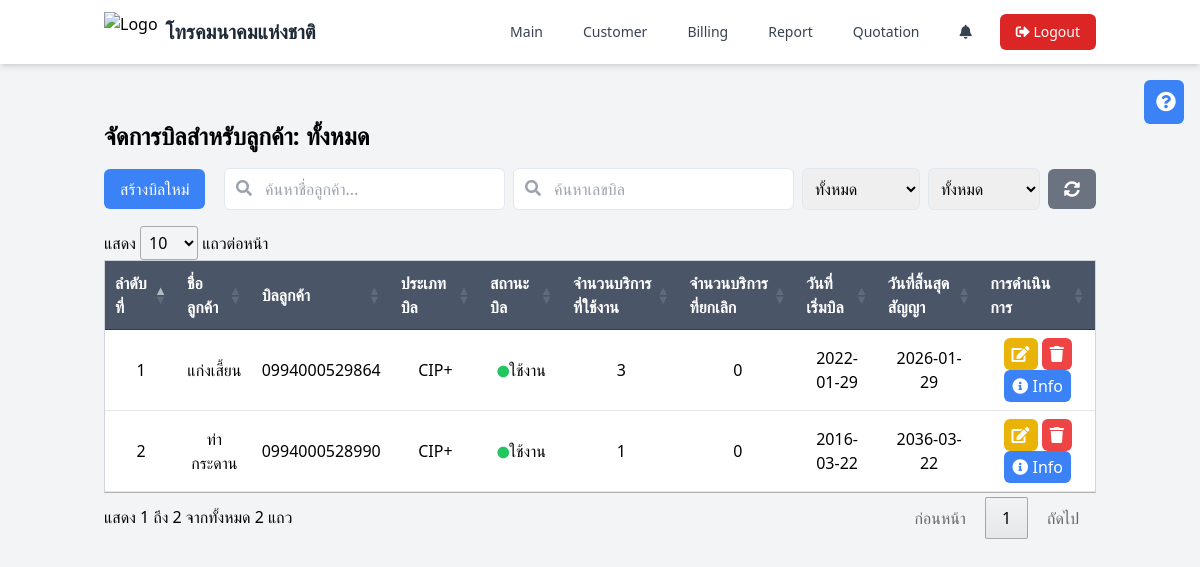
/page/bill.php (signed in), run on the app's committed database.
### tables this page shows
CREATE TABLE `bill_customer` (
  `id_bill` int(11) NOT NULL,
  `number_bill` varchar(50) DEFAULT NULL,
  `type_bill` enum('CIP+','Special Bill','Nt1') DEFAULT NULL,
  `status_bill` enum('ใช้งาน','ยกเลิกใช้งาน') DEFAULT NULL,
  `id_customer` int(11) DEFAULT NULL,
  `create_at` date DEFAULT NULL,
  `update_at` date DEFAULT NULL,
  `date_count` int(11) DEFAULT NULL,
  `end_date` date DEFAULT NULL,
  `contact_count` int(11) DEFAULT 0,
  `contact_status` enum('ยังไม่ได้เลือก','ต่อสัญญา','ยกเลิกสัญญา') DEFAULT 'ยังไม่ได้เลือก'
);

CREATE TABLE `customers` (
  `id_customer` int(11) NOT NULL,
  `name_customer` varchar(100) DEFAULT NULL,
  `phone_customer` varchar(50) DEFAULT NULL,
  `status_customer` enum('ใช้งาน','ไม่ได้ใช้งาน') DEFAULT NULL,
  `id_address` int(11) DEFAULT NULL,
  `create_at` datetime DEFAULT NULL,
  `update_at` datetime DEFAULT NULL,
  `id_customer_type` int(11) DEFAULT NULL
);

### page/bill.php (the view, shortened to what this page needs)
<?php
require_once '../function/functions.php';
$id_customer = isset($_POST['id_customer']) ? intval($_POST['id_customer']) : 0;
$customer_name = '';
$sql = "SELECT
            c.name_customer AS customer_name,
            b.id_bill,
            b.number_bill AS bill_number,
            b.type_bill AS bill_type,
            b.status_bill AS bill_status,
            b.create_at AS bill_start_date,
            b.end_date AS end_date,
            b.contact_status as contact_status,
            SUM(CASE WHEN s.status_service = 'ใช้งาน' THEN 1 ELSE 0 END) AS active_services,
            SUM(CASE WHEN s.status_service = 'ยกเลิก' THEN 1 ELSE 0 END) AS canceled_services
        FROM bill_customer b
        JOIN customers c ON b.id_customer = c.id_customer
        LEFT JOIN service_customer s ON b.id_bill = s.id_bill
        WHERE 1=1";
$sql .= " GROUP BY b.id_bill ORDER BY b.create_at DESC";
$stmt = $conn->prepare($sql);
$stmt->execute();
$result = $stmt->get_result();
$bills = $result->fetch_all(MYSQLI_ASSOC);
?>
<!DOCTYPE html>
<html lang="en">
<head>
    <script src="https://cdn.tailwindcss.com"></script>
    <link rel="stylesheet" href="https://cdnjs.cloudflare.com/ajax/libs/font-awesome/5.15.4/css/all.min.css">
    <link rel="stylesheet" type="text/css" href="https://cdn.datatables.net/1.11.5/css/jquery.dataTables.css">
</head>
<body class="bg-gray-100">
    <?php include './components/navbar.php'; ?>
    <button id="manualButton" class="fixed right-4 top-20 bg-blue-500 text-white px-3 py-2 rounded-md z-50 flex items-center group transition-all duration-300 w-10 hover:w-24 overflow-hidden">
        <i class="fas fa-question-circle text-xl"></i>
    </button>
        <div class="mt-6">
            <div class="container mx-auto px-4 py-8">
            <h1 class="text-2xl font-bold mb-4">จัดการบิลสำหรับลูกค้า: <?= $id_customer > 0 ? htmlspecialchars($customer_name) : 'ทั้งหมด' ?></h1>
                <div class="flex justify-between items-center mb-4">
                    <button onclick="openCreateBillModal()" class="bg-blue-500 text-white px-4 py-2 rounded-md">สร้างบิลใหม่</button>
                    <div class="flex items-center">
                        <?php if ($id_customer == 0): ?>
                        <div class="relative">
                            <input type="text" id="searchCustomerName" placeholder="ค้นหาชื่อลูกค้า..." class="border p-2 rounded-md pl-10 mr-2">
                            <i class="fas fa-search absolute left-3 top-3 text-gray-400"></i>
                        </div>
                        <?php endif; ?>
                        <div class="relative">
                            <input type="text" id="searchNumberBill" placeholder="ค้นหาเลขบิล" class="border p-2 rounded-md pl-10 mr-2">
                            <i class="fas fa-search absolute left-3 top-3 text-gray-400"></i>
                        </div>
                        <select id="filterTypeBill" class="p-2 border rounded-md mr-2">
                            <option value="">ทั้งหมด</option>
                        </select>
                        <select id="filterStatusBill" class="p-2 border rounded-md mr-2">
                            <option value="">ทั้งหมด</option>
                        </select>
                        <button onclick="resetFilters()" class="bg-gray-500 text-white px-4 py-2 rounded-md">
                            <i class="fas fa-sync-alt"></i>
                        </button>
                    </div>
                </div>
            <table id="billTable" class="min-w-full bg-white border border-gray-300">
                <thead>
                    <tr>
                        <th class="py-2 px-4 border-b">ลำดับที่</th>
                        <th class="py-2 px-4 border-b">ชื่อลูกค้า</th>
                        <th class="py-2 px-4 border-b">บิลลูกค้า</th>
                        <th class="py-2 px-4 border-b">ประเภทบิล</th>
                        <th class="py-2 px-4 border-b">สถานะบิล</th>
                        <th class="py-2 px-4 border-b">จำนวนบริการที่ใช้งาน</th>
                        <th class="py-2 px-4 border-b">จำนวนบริการที่ยกเลิก</th>
                        <th class="py-2 px-4 border-b">วันที่เริ่มบิล</th>
                        <th class="py-2 px-4 border-b">วันที่สิ้นสุดสัญญา</th>
                        <th class="py-2 px-4 border-b">การดำเนินการ</th>
                    </tr>
                </thead>
                <tbody>
                    <?php if (!empty($bills)): ?>
                        <?php $counter = 1; ?>
                        <?php foreach ($bills as $bill): ?>
                            <tr>
                                <td class="py-2 px-4 border-b text-center"><?php echo $counter; ?></td>
                                <td class="py-2 px-4 border-b text-center"><?php echo htmlspecialchars($bill['customer_name']); ?></td>
                                <td class="py-2 px-4 border-b text-center"><?php echo htmlspecialchars($bill['bill_number']); ?></td>
                                <td class="py-2 px-4 border-b text-center"><?php echo htmlspecialchars($bill['bill_type']); ?></td>
                                <td class="py-2 px-4 border-b text-center">
                                    <?php if ($bill['bill_status'] === 'ใช้งาน'): ?>
                                        <i class="fas fa-circle text-green-500"></i><?= $bill['bill_status'] ?>
                                    <?php else: ?>
                                        <i class="fas fa-circle text-red-500"></i><?= $bill['bill_status'] ?>
                                    <?php endif; ?>
                                </td>
                                <td class="py-2 px-4 border-b text-center"><?php echo $bill['active_services']; ?></td>
                                <td class="py-2 px-4 border-b text-center"><?php echo $bill['canceled_services']; ?></td>
                                <td class="py-2 px-4 border-b text-center"><?php echo htmlspecialchars($bill['bill_start_date']); ?></td>
                                <td class="py-2 px-4 border-b text-center"><?php echo htmlspecialchars($bill['end_date']); ?></td>
                                <td class="py-2 px-4 border-b text-center">
                                    <button onclick="openEditBillModal(<?php echo $bill['id_bill']; ?>)" class="bg-yellow-500 text-white px-2 py-1 rounded-md">
                                        <i class="fas fa-edit"></i>
                                    </button>
                                    <button onclick="deleteBill(<?= $bill['id_bill'] ?>)"
                                            class="bg-red-500 text-white px-2 py-1 rounded-md">
                                        <i class="fas fa-trash"></i>
                                    </button>
                                    <form action="service_bill.php" method="POST" style="display: inline;">
                                        <button type="submit" class="bg-blue-500 text-white px-2 py-1 rounded-md">
                                            <i class="fas fa-info-circle"></i> Info
                                        </button>
                                    </form>
                                </td>
                            </tr>
                            <?php $counter++; ?>
                        <?php endforeach; ?>
                    <?php else: ?>
                        <tr>
                            <td colspan="10" class="py-2 px-4 border-b text-center">ไม่มีข้อมูลบิล</td>
                        </tr>
                    <?php endif; ?>
                </tbody>
            </table>
        </div>
    </div>
</body>
</html>

### page/bill.php (style rules this page uses)
.rounded-md { border-radius: 0.375rem; }
#billTable thead th { background-color: #4a5568; color: white; }
#billTable tbody tr { background-color: rgb(255, 255, 255); }
.fa-circle { font-size: 12px; }

### data on the page
bill_customer: id_customer.name_customer "แก่งเสี้ยน", number_bill "0994000529864", type_bill "CIP+", status_bill "ใช้งาน", active_services "3", canceled_services "0", create_at "2022-01-29", end_date "2026-01-29"
bill_customer: id_customer.name_customer "ท่ากระดาน", number_bill "0994000528990", type_bill "CIP+", status_bill "ใช้งาน", active_services "1", canceled_services "0", create_at "2016-03-22", end_date "2036-03-22"
